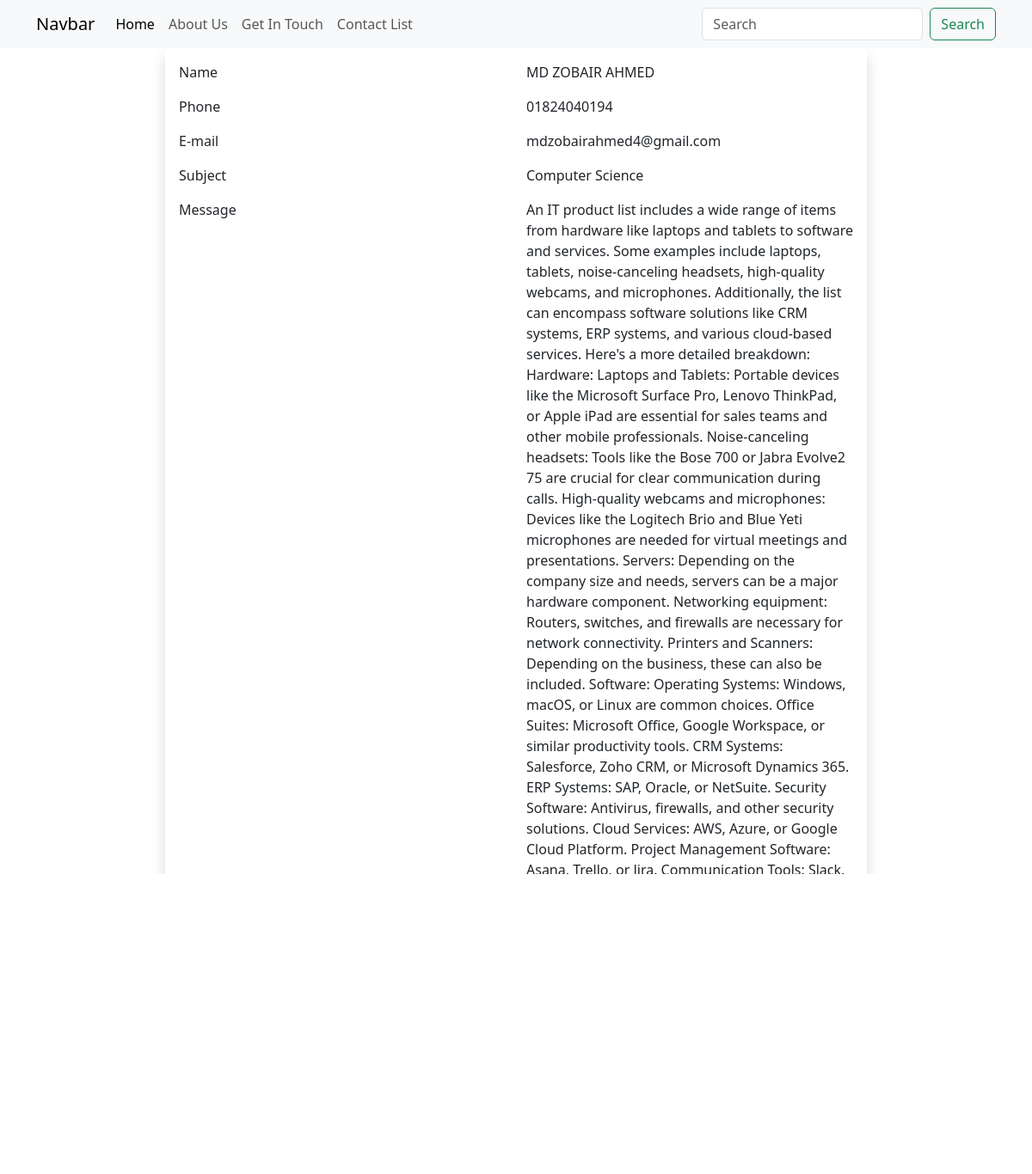
Page /contact/view/13/ on the committed database.
### firstapp/models.py (models this page shows, shortened)
class Contact(models.Model):
    name = models.CharField(max_length=255)
    phone = models.CharField(max_length=255)
    email = models.EmailField()
    subject = models.CharField(max_length=255)
    message = models.TextField()
    created_at = models.DateTimeField(default=timezone.now)
    updated_at = models.DateTimeField(auto_now=True)
    class Meta:
        verbose_name = 'Contact'
        verbose_name_plural = 'Contacts'

### firstapp/views.py (the view)
# urls.py: path('contact/view/<int:pk>/', views.contact_view, name="contact_view"),
def contact_view(request, pk=None):
    contact = Contact.objects.get(pk=pk)
    return render(request, 'contact_view.html', {'contact':contact})

### firstapp/templates/contact_view.html (shortened to what this page needs)
{% extends "base.html" %}
{% block content %}
<section id="contact">
    <div class="contact">
        <div class="vh-100 row justify-content-center align-items-center">
            <div class="col-8 shadow p-3 rounded">
                <div class="row">
                    <div class="col">
                        <p>Name</p>
                    </div>
                    <div class="col">
                        {{ contact.name }}
                    </div>
                </div>
                <div class="row">
                    <div class="col">
                        <p>Phone</p>
                    </div>
                    <div class="col">
                        {{ contact.phone }}
                    </div>
                </div>
                <div class="row">
                    <div class="col">
                        <p>E-mail</p>
                    </div>
                    <div class="col">
                        {{ contact.email }}
                    </div>
                </div>
                <div class="row">
                    <div class="col">
                        <p>Subject</p>
                    </div>
                    <div class="col">
                        {{ contact.subject }}
                    </div>
                </div>
                <div class="row">
                    <div class="col">
                        <p>Message</p>
                    </div>
                    <div class="col">
                        {{ contact.message }}
                    </div>
                </div>
                <div class="text-center mt-4">
                    <a href="/" class="btn btn-primary">Back To Home</a>
                </div>
            </div>
        </div>
    </div>
</section>
{% endblock content %}

### rows in the picture
Contact: name "MD ZOBAIR AHMED", phone "01824040194", email "mdzobairahmed4@gmail.com", subject "Computer Science", message "An IT product list includes a wide range of items from hardware like laptops and tablets to software and services. Some examples include laptops, tablets, noise-canceling headsets, high-quality webcams, and microphones. Additionally, the list can encompass software solutions like CRM systems, ERP systems, and various cloud-based services. Here's a more detailed breakdown: Hardware: Laptops and Tablets: Portable devices like the Microsoft Surface Pro, Lenovo ThinkPad, or Apple iPad are essential for sales teams and other mobile professionals. Noise-canceling headsets: Tools like the Bose 700 or Jabra Evolve2 75 are crucial for clear communication during calls. High-quality webcams and…"
